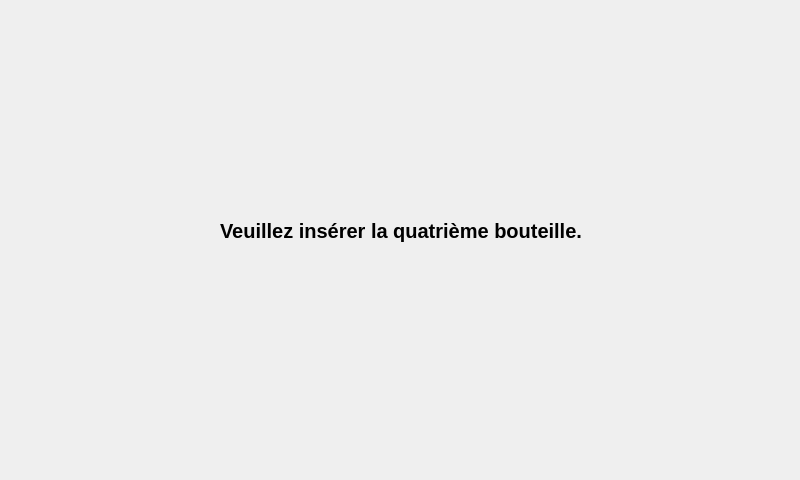
<?xml version="1.0" encoding="UTF-8"?>
<ui version="4.0">
 <class>pageetalo4</class>
 <widget class="QWidget" name="pageetalo4">
  <property name="geometry">
   <rect>
    <x>0</x>
    <y>0</y>
    <width>800</width>
    <height>480</height>
   </rect>
  </property>
  <property name="windowTitle">
   <string>Form</string>
  </property>
  <widget class="QLabel" name="label">
   <property name="geometry">
    <rect>
     <x>220</x>
     <y>210</y>
     <width>371</width>
     <height>41</height>
    </rect>
   </property>
   <property name="font">
    <font>
     <pointsize>15</pointsize>
     <bold>true</bold>
    </font>
   </property>
   <property name="text">
    <string>Veuillez insérer la quatrième bouteille.</string>
   </property>
  </widget>
 </widget>
 <resources/>
 <connections/>
</ui>
